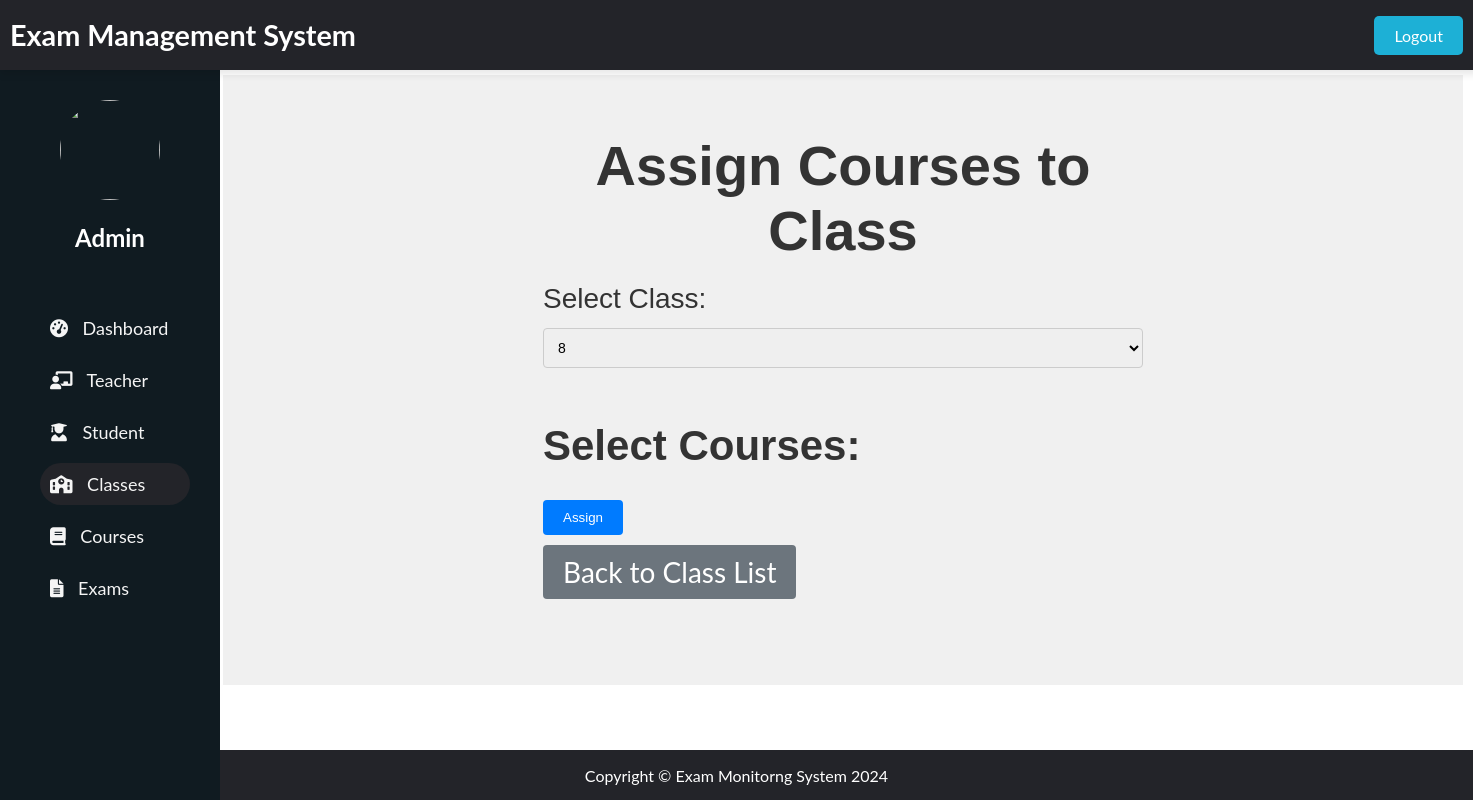
The page /adminpanel/classes/assigncourse on the database as committed earlier.
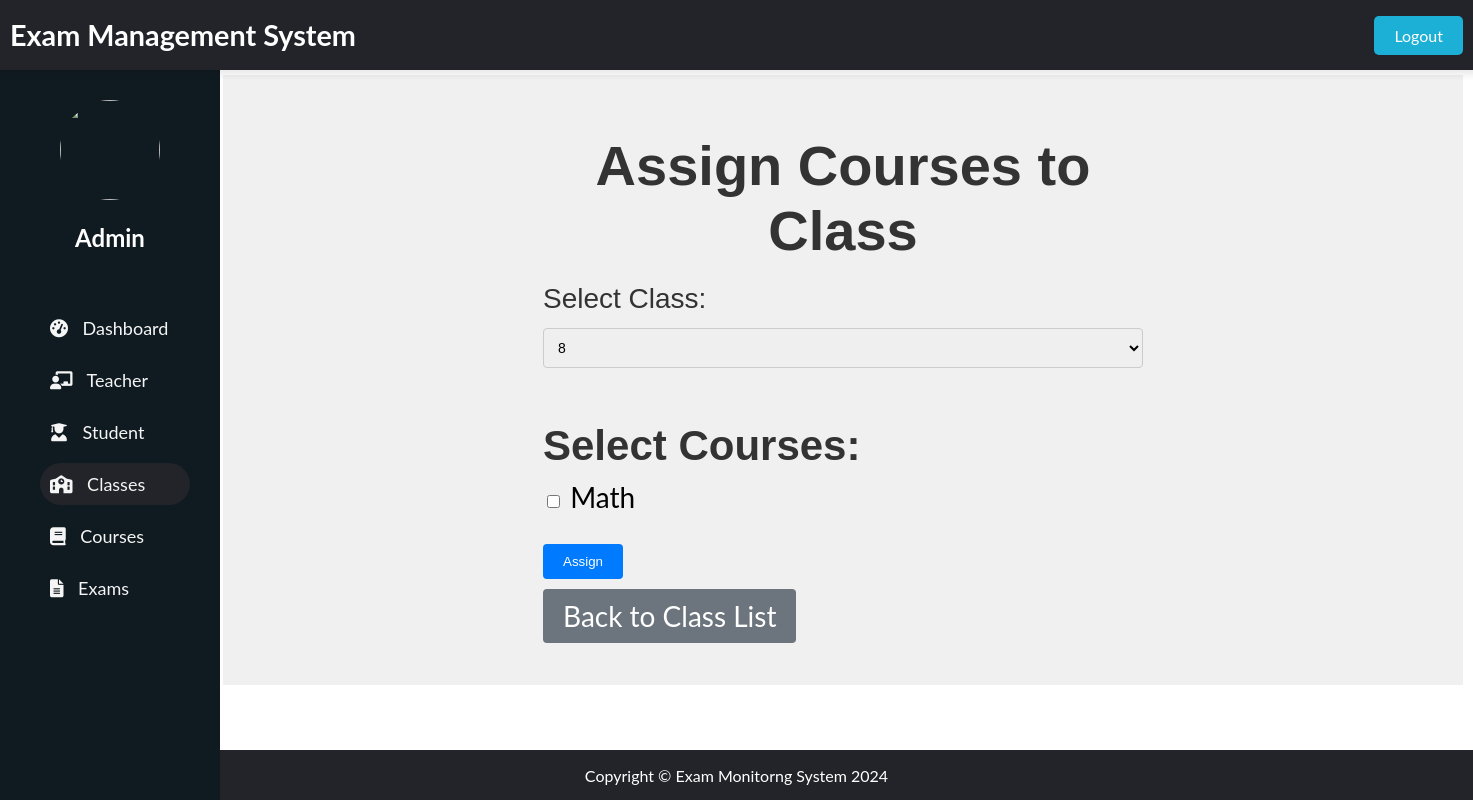
The same page on the database as committed later.
### admin_panel/models.py (models this page shows, shortened)
class Course(models.Model):
    course_id = models.AutoField(primary_key=True)
    name = models.CharField(max_length=100)

### admin_panel/views.py (the view, shortened to what this page needs)
# urls.py: path('classes/assigncourse', views.class_assigncourse, name='class_assigncourse'),
def class_assigncourse(request):
    courses = Course.objects.all()
    classes = Class.objects.all()
    return render(request, 'classes/class_assigncourse.html', {'courses': courses, 'classes': classes})

### admin_panel/templates/classes/class_assigncourse.html (shortened to what this page needs)
{% extends "dashboard/index.html" %}
{% block header %}
    {% include "dashboard/header.html" %}
{% endblock header %}
{% block sidenav %}
    {% include "classes/sidenav.html" %}
{% endblock sidenav %}
{% block main %}
    <div class="form-container">
        <h1 class="form-heading">Assign Courses to Class</h1>
        <form method="post">
            <label for="class_id" class="form-label">Select Class:</label>
            <select name="class_id" id="class_id" class="form-select">
                {% for class in classes %}
                    <option value="{{ class.pk }}">{{ class.name }}</option>
                {% endfor %}
            </select>
            <h2 class="form-label">Select Courses:</h2>
            {% for course in courses %}
                <div class="form-checkbox">
                    <input type="checkbox" id="course_{{ course.pk }}" name="courses" value="{{ course.pk }}">
                    <label for="course_{{ course.pk }}">{{ course.name }}</label>
                </div>
            {% endfor %}
            <button type="submit" class="form-submit">Assign</button>
        </form>
        <a href="{% url 'class_list' %}" class="form-cancel">Back to Class List</a>
    </div>
{% endblock main %}
{% block footer %}
    {% include "dashboard/footer.html" %}
{% endblock footer %}

Rows that differ between the two databases and show on the page:
added Course: name "Math"
